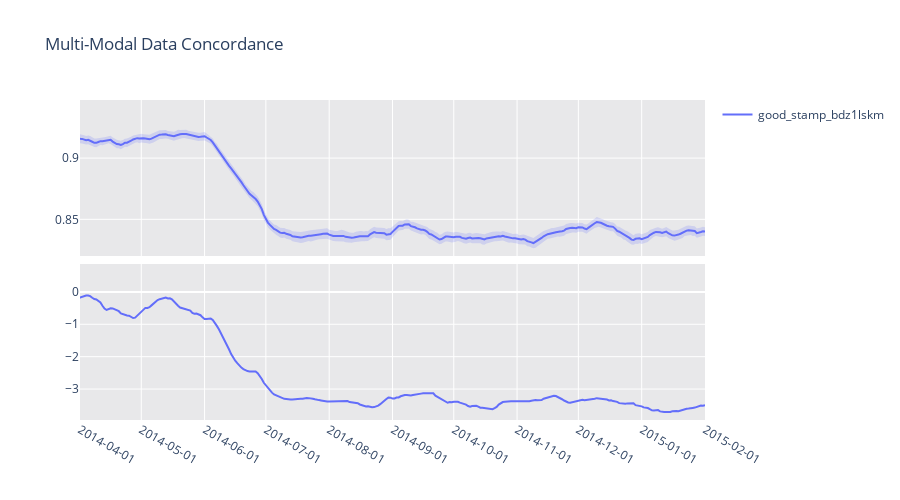

Write notebook code for a chart like this one.
### Markdown cell above
## Interactive Plot using Plotly

### Code cell
from model_drift.figure_helper import FigureHelper
import pandas as pd

# We smooth for aesthetics when plotting
def smooth(y: pd.DataFrame, span=7):
    if span > 0:
        ys = y.ewm(span=span, ignore_na=False).mean()
        ys[y.isna()] = None
    else:
        ys = y
    return ys


span = 7
graph_start = "2014-04-01"
graph_end = "2015-02-01"

x = pd.date_range(mmc.index.min(), mmc.index.max())
fh = FigureHelper(x, color_list=['#636EFA', '#EF553B', '#00CC96', '#AB63FA', '#8C564B', '#7f7f7f'])

perf_df = perf_df.reindex(x)
error_perf_df = error_perf_df.reindex(x)
mmc = mmc.reindex(x)

fh.add_trace(y=smooth(perf_df, span=span),
             yu=smooth(perf_df+error_perf_df, span=span),
             yl=smooth(perf_df-error_perf_df, span=span), name=run, connectgaps=False, row=1, col=1, showlegend=True)

fh.add_trace(y=smooth(mmc, span=span), name=run, connectgaps=False, row=2, col=1)

fig = fh.make_fig(shared_xaxes=True, vertical_spacing=0.025)
fig.update_xaxes(showspikes=True, spikecolor="black", spikesnap="cursor", spikemode="across", spikethickness=1,
                 range=[graph_start, graph_end])
fig.update_layout(spikedistance=1000, height=500, plot_bgcolor="#E8E8EA", title="Multi-Modal Data Concordance")

xaxis = dict(
    tickformat='%Y-%m-%d',
    tickmode='linear',
    dtick="M1"
)
fig.update_layout(
    xaxis1=xaxis,
    xaxis2=xaxis,
)

fig.show()

### Figure 1 — Plotly figure (JSON) as saved in the notebook; plotly's stock layout.template omitted (floating-point values rounded to 4 significant figures; data arrays with more than 128 entries replaced by an {"elided": "..."} marker saying what was removed)
{"data": [{"connectgaps": false, "customdata": {"elided": "818x1 float values"}, "hovertemplate": "%{x}<br>good_stamp_bdz1lskm: %{y}<br><br>good_stamp_bdz1lskm=%{customdata[0]:.3f}<extra></extra>", "legendgroup": "good_stamp_bdz1lskm", "line": {"color": "#636EFA", "dash": "solid"}, "name": "good_stamp_bdz1lskm", "showlegend": true, "type": "scatter", "x": {"elided": "818 str values"}, "xaxis": "x", "y": {"elided": "818 float values"}, "yaxis": "y"}, {"connectgaps": false, "customdata": {"elided": "818x1 float values"}, "hovertemplate": "%{x}<br>good_stamp_bdz1lskm: %{y}<br><br>good_stamp_bdz1lskm=%{customdata[0]:.3f}<extra></extra>", "legendgroup": "good_stamp_bdz1lskm", "line": {"color": "#636EFA", "dash": "solid"}, "name": "good_stamp_bdz1lskm", "showlegend": false, "type": "scatter", "x": {"elided": "818 str values"}, "xaxis": "x2", "y": {"elided": "818 float values"}, "yaxis": "y2"}, {"connectgaps": false, "hoverinfo": "skip", "legendgroup": "good_stamp_bdz1lskm", "line": {"width": 0}, "name": "good_stamp_bdz1lskm", "showlegend": false, "type": "scatter", "x": {"elided": "802 str values"}, "xaxis": "x", "y": {"elided": "802 float values"}, "yaxis": "y"}, {"connectgaps": false, "fill": "tonexty", "fillcolor": "rgba(0.38823529411764707, 0.43137254901960786, 0.9803921568627451, 0.2)", "hoverinfo": "skip", "legendgroup": "good_stamp_bdz1lskm", "line": {"width": 0}, "name": "good_stamp_bdz1lskm", "showlegend": false, "type": "scatter", "x": {"elided": "802 str values"}, "xaxis": "x", "y": {"elided": "802 float values"}, "yaxis": "y"}], "layout": {"height": 500, "plot_bgcolor": "#E8E8EA", "spikedistance": 1000, "title": {"text": "Multi-Modal Data Concordance"}, "xaxis": {"anchor": "y", "domain": [0, 1], "dtick": "M1", "matches": "x2", "range": ["2014-04-01", "2015-02-01"], "showspikes": true, "showticklabels": false, "spikecolor": "black", "spikemode": "across", "spikesnap": "cursor", "spikethickness": 1, "tickformat": "%Y-%m-%d", "tickmode": "linear"}, "xaxis2": {"anchor": "y2", "domain": [0, 1], "dtick": "M1", "range": ["2014-04-01", "2015-02-01"], "showspikes": true, "spikecolor": "black", "spikemode": "across", "spikesnap": "cursor", "spikethickness": 1, "tickformat": "%Y-%m-%d", "tickmode": "linear"}, "yaxis": {"anchor": "x", "domain": [0.5125, 1]}, "yaxis2": {"anchor": "x2", "domain": [0, 0.4875]}}}
